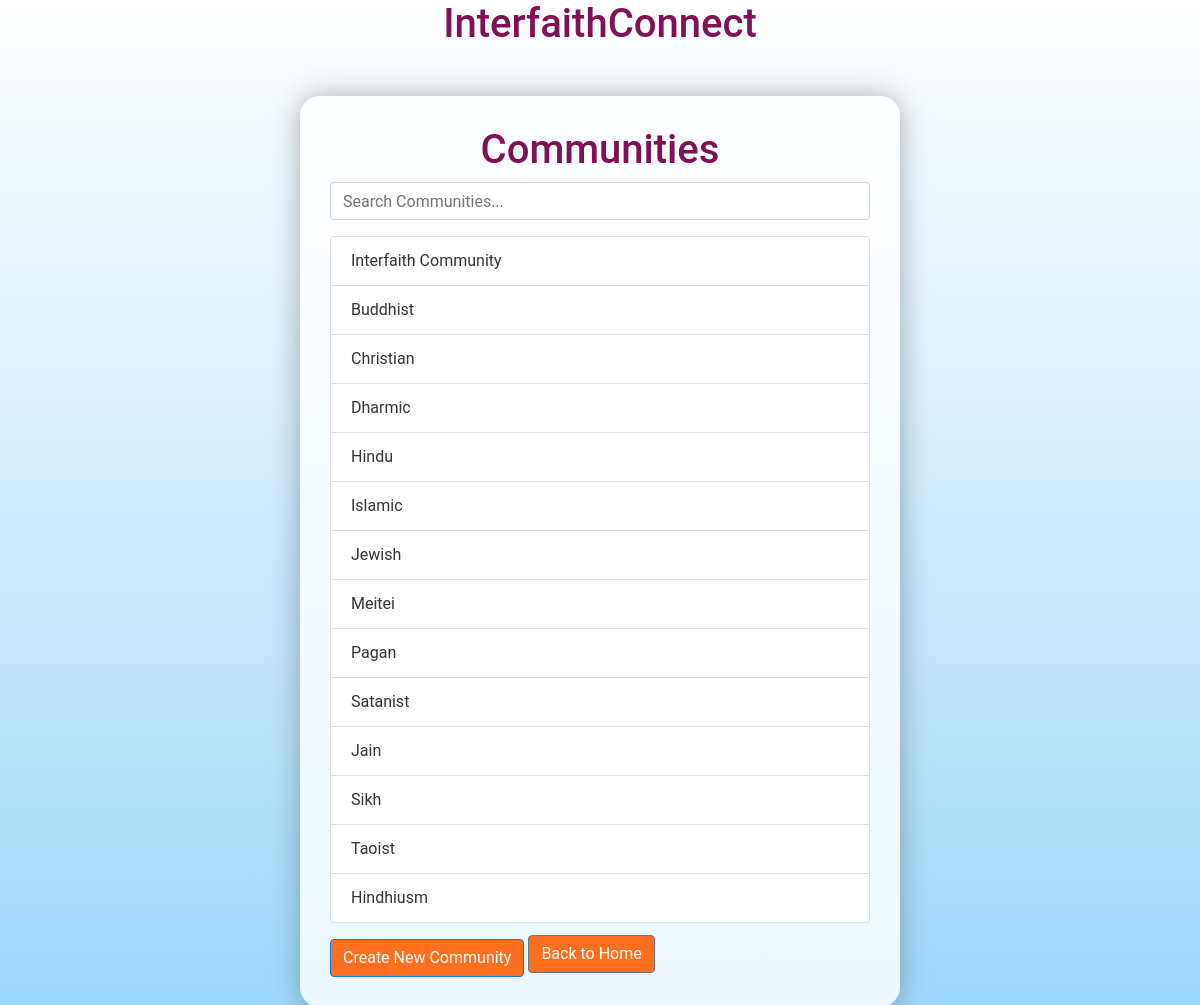
Screenshot of /communities/communities/ with the database file from the repository.
### events/models.py (models this page shows, shortened)
class Community(models.Model):
    name = models.CharField(max_length=100, unique=True)  # Community name, must be unique
    description = models.TextField()  # Description of the community
    created_by = models.ForeignKey(User, on_delete=models.CASCADE)  # User who created the community
    is_interfaith = models.BooleanField(default=False)  # Flag to identify interfaith communities

### events/views.py (the view)
# urls.py: path('communities/', community_list_view, name='community_list'),
def community_list_view(request):
    communities = Community.objects.all()
    return render(request, 'events/community_list.html', {'communities': communities})

### events/templates/events/community_list.html (shortened to what this page needs)
<!DOCTYPE html>
<html lang="en">
<head>
    <link rel="stylesheet" href="https://stackpath.bootstrapcdn.com/bootstrap/4.5.2/css/bootstrap.min.css">
</head>
<body>
    <h1>InterfaithConnect</h1>
    <div class="container mt-5">
        <h1>Communities</h1>
        <div class="mb-3">
            <input type="text" id="search" class="form-control" placeholder="Search Communities..." onkeyup="filterCommunities()">
        </div>
        <ul class="list-group" id="communityList">
            {% for community in communities %}
                <li class="list-group-item">
                    <a href="{% url 'community_details' community.id %}">{{ community.name }}</a>
                </li>
            {% empty %}
                <li class="list-group-item">No communities available.</li>
            {% endfor %}
        </ul>
        <a href="{% url 'community_create' %}" class="btn btn-primary mt-3">Create New Community</a>
        <a href="{% url 'home' %}" class="btn btn-secondary mt-2">Back to Home</a>
    </div>
</body>
</html>

### events/templates/events/community_list.html (style rules this page uses)
body { background: linear-gradient(to top, rgba(135, 206, 250, 0.8), rgba(255, 255, 255, 0.9)), url('https://cdn.pixabay.com/photo/2016/05/01/11/10/clouds-1421806_1280.jpg') no-repeat center center fixed; background-size: cover; color: #333; font-family: 'Roboto', sans-serif; }
.container { max-width: 600px; margin: auto; margin-top: 5%; padding: 30px; border-radius: 20px; background: rgba(255, 255, 255, 0.8); box-shadow: 0 0 30px rgba(0, 0, 0, 0.3); }
h1 { text-align: center; color: #801155; }
.btn { background-color: #FF6F20; color: #ffffff; transition: background-color 0.3s; }
.list-group-item a { text-decoration: none; color: #333; }

### rows the page displays
Community: name "Interfaith Community"
Community: name "Buddhist"
Community: name "Christian"
Community: name "Dharmic"
Community: name "Hindu"
Community: name "Islamic"
Community: name "Jewish"
Community: name "Meitei"
Community: name "Pagan"
Community: name "Satanist"
Community: name "Jain"
Community: name "Sikh"
Community: name "Taoist"
Community: name "Hindhiusm"
